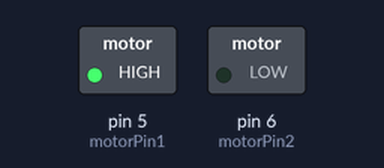
Recording of a sketch running on a simulated Arduino Uno, built with avr-gcc and run on an emulated ATmega328P. Parts: switched loads named in the sketch (green lamp = pin HIGH).

Above: at 0.1 s.
Timing chart, 0 to 1.6 s (numbered marks = the images above):
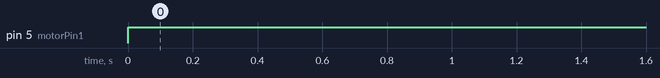

The sketch:

Motor_Controller.ino
```cpp
//Motor A
const int motorPin1  = 5;  // Pin 14 of L293
const int motorPin2  = 6;  // Pin 10 of L293
//This will run only one time.
void setup(){

    //Set pins as outputs
    pinMode(motorPin1, OUTPUT);
    pinMode(motorPin2, OUTPUT);

    //Motor Control - Motor A: motorPin1,motorpin2 & Motor B: motorpin3,motorpin4

    //This code  will turn Motor A clockwise for 2 sec.


}


void loop(){
    digitalWrite(motorPin1, HIGH);
    digitalWrite(motorPin2, LOW);


}
```

Measured:
- by itself, pin 5 (motorPin1): LOW → HIGH at 0.00 s
